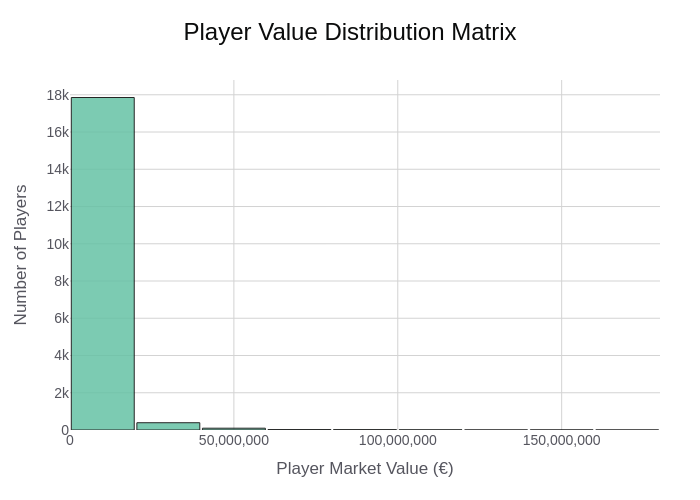

Write notebook code for a chart like this one.
### Code cell
# 1. Player Value Distribution Matrix

fig = px.histogram(
    data_frame=df,
    x="value_eur",
    nbins=12,
    title="Player Value Distribution Matrix",
    template="plotly_white",
    color_discrete_sequence=px.colors.qualitative.Set2,
    opacity=0.85
)

fig.update_traces(
    marker=dict(
        line=dict(color="black", width=1)
    ),
    hovertemplate=
    "<b>Market Value:</b> €%{x:,.0f}<br>"
    "<b>Players:</b> %{y}<extra></extra>"
)

fig.update_layout(
    title=dict(
        text="Player Value Distribution Matrix",
        x=0.5,
        xanchor="center",
        font=dict(size=24, family="Arial", color="#0B0C0C")
    ),

    xaxis=dict(
        title="Player Market Value (€)",
        showgrid=True,
        gridcolor="lightgray",
        gridwidth=1,
        zeroline=False,
        tickformat=","
    ),

    yaxis=dict(
        title="Number of Players",
        showgrid=True,
        gridcolor="lightgray",
        gridwidth=1,
        zeroline=False
    ),

    width=700,
    height=500,

    font=dict(
        family="Arial",
        size=14,
        color="#55555E"
    ),

    bargap=0.04,
    hovermode="x unified",

    margin=dict(
        l=70,
        r=40,
        t=80,
        b=70
    ),
)

fig.show()

### Figure 1 — Plotly figure (JSON) as saved in the notebook; plotly's stock layout.template omitted (floating-point values rounded to 4 significant figures; data arrays with more than 128 entries replaced by an {"elided": "..."} marker saying what was removed)
{"data": [{"bingroup": "x", "hovertemplate": "<b>Market Value:</b> €%{x:,.0f}<br><b>Players:</b> %{y}<extra></extra>", "legendgroup": "", "marker": {"color": "rgb(102,194,165)", "line": {"color": "black", "width": 1}, "opacity": 0.85, "pattern": {"shape": ""}}, "name": "", "nbinsx": 12, "orientation": "v", "showlegend": false, "type": "histogram", "x": {"elided": "18405 int values"}, "xaxis": "x", "yaxis": "y"}], "layout": {"bargap": 0.04, "barmode": "relative", "font": {"color": "#55555E", "family": "Arial", "size": 14}, "height": 500, "hovermode": "x unified", "legend": {"tracegroupgap": 0}, "margin": {"b": 70, "l": 70, "r": 40, "t": 80}, "showlegend": true, "title": {"font": {"color": "#0B0C0C", "family": "Arial", "size": 24}, "text": "Player Value Distribution Matrix", "x": 0.5, "xanchor": "center"}, "width": 700, "xaxis": {"anchor": "y", "domain": [0, 1], "gridcolor": "lightgray", "gridwidth": 1, "showgrid": true, "tickformat": ",", "title": {"text": "Player Market Value (€)"}, "zeroline": false}, "yaxis": {"anchor": "x", "domain": [0, 1], "gridcolor": "lightgray", "gridwidth": 1, "showgrid": true, "title": {"text": "Number of Players"}, "zeroline": false}}}
